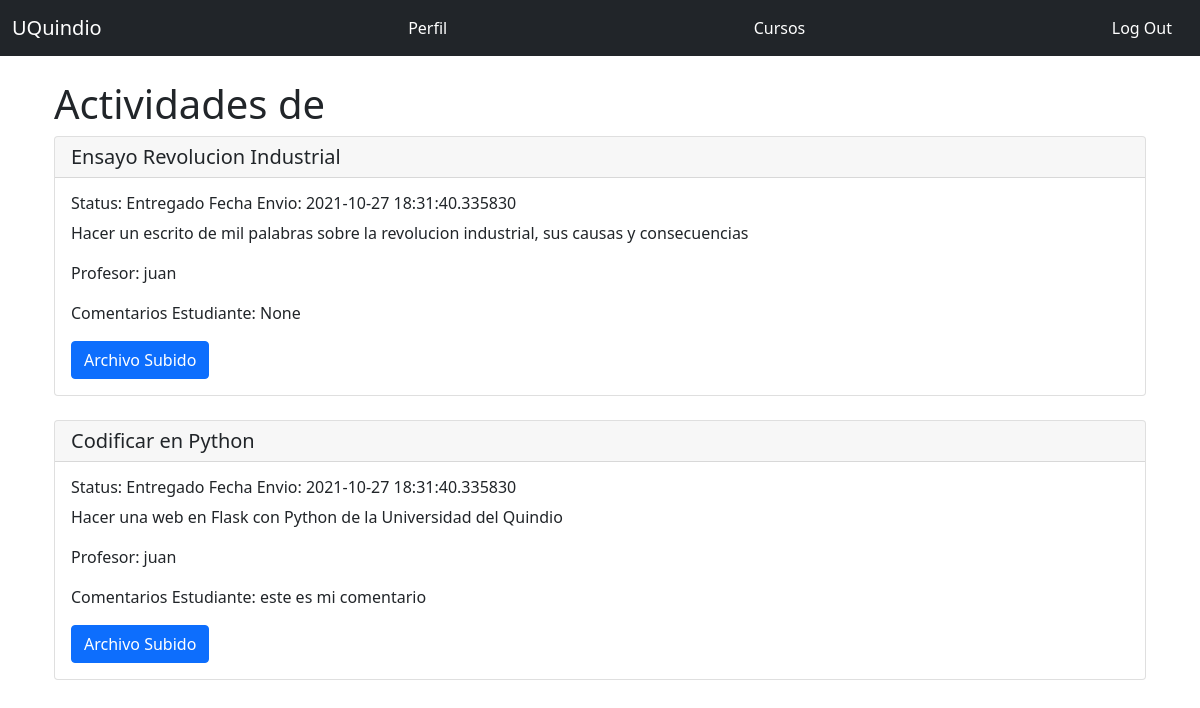
The page /activities/4 (signed in) on the database its author committed.
### app.py (models this page shows, shortened)
class Homework(db.Model):
    __tablename__ = 'homework'
    id = db.Column(db.Integer, primary_key = True)
    title = db.Column(db.String(128))
    description = db.Column(db.Text)
    limit_date = db.Column(db.DateTime, default=datetime.utcnow)
    status = db.Column(db.String)
    student_comment = db.Column(db.Text)
    grade = db.Column(db.DECIMAL(5,2))
    date_sent = db.Column(db.DateTime)
    file_url = db.Column(db.String)
    enrollment_id = db.Column(db.Integer, db.ForeignKey('enrollment.id'))

class Teacher(UserMixin, db.Model):
    __tablename__ = 'teachers'
    id = db.Column(db.Integer, primary_key = True)
    email = db.Column(db.String(64), unique=True, index=True)
    username = db.Column(db.String(64), unique=True, index=True)
    name = db.Column(db.String(64))
    last_name = db.Column(db.String(64))
    cc = db.Column(db.Integer, unique=True, index=True)
    age = db.Column(db.Integer)
    genre = db.Column(db.CHAR)
    password_hash = db.Column(db.String(128))
    role_id = db.Column(db.Integer, db.ForeignKey('roles.id'))
    course_list = db.relationship("Course",uselist=True, backref="teacher",lazy="subquery")
    @property
    def password(self):
        raise AttributeError('password no es un atributo legible')

### app.py (the view)
@app.route('/activities/<int:enrollment_id>', methods=['GET', 'POST'])
@login_required
@require_role(role="Student")
def activities(enrollment_id):
    result = db.session.execute('Select courses.name As course, teachers.name As teacher, homework.title As homework, enrollment.id As enrollment, homework.description, homework.status, homework.limit_date, homework.student_comment, homework.grade, homework.date_sent, homework.file_url, homework.id From courses Inner Join enrollment On courses.id = enrollment.course_id Inner Join students On students.id = enrollment.student_id Inner Join teachers On teachers.id = courses.teacher_id Inner Join homework On enrollment.id = homework.enrollment_id Where enrollment.id = :val', {'val': enrollment_id})
    return render_template('activities.html', result=result, enrollment_id=enrollment_id)

### app.py (called while the page is built)
def require_role(role):
    def decorator(func):
        @wraps(func)
        def wrapped_function(*args, **kwargs):
            if not session['account_type'] == role:
                return redirect("/")
            else:
                return func(*args, **kwargs)
        return wrapped_function
    return decorator

@login_manager.user_loader
def load_user(user_id):
    if session['account_type'] == 'Student':
        return User.query.get(int(user_id))
    elif session['account_type'] == 'Teacher':
        return Teacher.query.get(int(user_id))
    else:
      return None

### templates/activities.html (shortened to what this page needs)
{% extends "base.html" %}
{% block head %}
  {{ super() }}
{% endblock %}
{% block page_content %}
<div class="page-header">
    <h1>Actividades de {{ course }} </h1>
</div>
{% for homework in result %}
  {% if homework.status == 'No entregado' %}
    <div class="card">
        <h5 class="card-header">{{ homework.homework }} </h5>
            <div class="card-body">
                <h6 class="card-title">Status: {{ homework.status }}   Fecha Limite: {{ homework.limit_date }}</h6>
                    <p class= "card-text">
                    {{ homework.description }}
                    </p>
                  <p class= "card-text">
                    Profesor: {{ homework.teacher }}
                  </p>
                  <a href="{{ url_for('upload', homework_id=homework.id, enrollment_id=enrollment_id) }}">
                    <span class="btn btn-primary">Enviar Actividad</span>
                  </a>
  {% else %}
  <div class="card">
    <h5 class="card-header">{{ homework.homework }} </h5>
        <div class="card-body">
            <h6 class="card-title">Status: {{ homework.status }} Fecha Envio: {{ homework.date_sent }}</h6>
                <p class= "card-text">
                {{ homework.description }}
                </p>
              <p class= "card-text">
                Profesor: {{ homework.teacher }}
              </p>
              <p class= "card-text">
                Comentarios Estudiante: {{ homework.student_comment }}
              </p>
              <a href="{{ url_for('download_file', homework_id=homework.id)}}">
                <span class="btn btn-primary">Archivo Subido</span>
              </a>
            </div>
    </div>
    <br/>
    {% endif %}
    {% endfor %}
{% endblock %}

### rows shown on the page
Homework: homework "Ensayo Revolucion Industrial", status "Entregado", date_sent "2021-10-27 18:31:40.335830", description "Hacer un escrito de mil palabras sobre la revolucion industrial, sus causas y consecuencias", teacher "juan", student_comment "None"
Homework: homework "Codificar en Python", status "Entregado", date_sent "2021-10-27 18:31:40.335830", description "Hacer una web en Flask con Python de la Universidad del Quindio", teacher "juan", student_comment "este es mi comentario"
